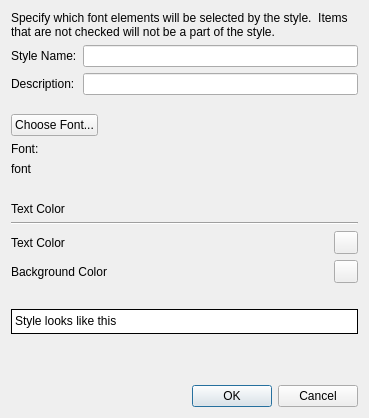
<?xml version="1.0" encoding="UTF-8"?>
<ui version="4.0">
 <class>CStyleDlg</class>
 <widget class="QDialog" name="CStyleDlg">
  <property name="geometry">
   <rect>
    <x>0</x>
    <y>0</y>
    <width>369</width>
    <height>418</height>
   </rect>
  </property>
  <property name="windowTitle">
   <string>Style Editor</string>
  </property>
  <layout class="QVBoxLayout" name="verticalLayout">
   <item>
    <widget class="QLabel" name="label_2">
     <property name="text">
      <string>Specify which font elements will be selected by the style.  Items that are not checked will not be a part of the style.</string>
     </property>
     <property name="wordWrap">
      <bool>true</bool>
     </property>
    </widget>
   </item>
   <item>
    <layout class="QFormLayout" name="formLayout">
     <item row="0" column="0">
      <widget class="QLabel" name="label_4">
       <property name="text">
        <string>Style Name:</string>
       </property>
      </widget>
     </item>
     <item row="0" column="1">
      <widget class="QLineEdit" name="styleNameEdit"/>
     </item>
     <item row="1" column="0">
      <widget class="QLabel" name="label_5">
       <property name="text">
        <string>Description:</string>
       </property>
      </widget>
     </item>
     <item row="1" column="1">
      <widget class="QLineEdit" name="descriptionEdit"/>
     </item>
    </layout>
   </item>
   <item>
    <spacer name="verticalSpacer_3">
     <property name="orientation">
      <enum>Qt::Orientation::Vertical</enum>
     </property>
     <property name="sizeType">
      <enum>QSizePolicy::Policy::Fixed</enum>
     </property>
     <property name="sizeHint" stdset="0">
      <size>
       <width>20</width>
       <height>13</height>
      </size>
     </property>
    </spacer>
   </item>
   <item>
    <layout class="QHBoxLayout" name="horizontalLayout">
     <item>
      <widget class="QPushButton" name="fontButton">
       <property name="text">
        <string>Choose Font...</string>
       </property>
      </widget>
     </item>
     <item>
      <spacer name="horizontalSpacer">
       <property name="orientation">
        <enum>Qt::Orientation::Horizontal</enum>
       </property>
       <property name="sizeHint" stdset="0">
        <size>
         <width>40</width>
         <height>20</height>
        </size>
       </property>
      </spacer>
     </item>
    </layout>
   </item>
   <item>
    <widget class="QLabel" name="label">
     <property name="text">
      <string>Font:</string>
     </property>
    </widget>
   </item>
   <item>
    <widget class="QLabel" name="fontLabel">
     <property name="text">
      <string>font</string>
     </property>
    </widget>
   </item>
   <item>
    <spacer name="verticalSpacer_2">
     <property name="orientation">
      <enum>Qt::Orientation::Vertical</enum>
     </property>
     <property name="sizeType">
      <enum>QSizePolicy::Policy::Fixed</enum>
     </property>
     <property name="sizeHint" stdset="0">
      <size>
       <width>20</width>
       <height>20</height>
      </size>
     </property>
    </spacer>
   </item>
   <item>
    <widget class="QLabel" name="label_3">
     <property name="text">
      <string>Text Color</string>
     </property>
    </widget>
   </item>
   <item>
    <widget class="Line" name="line">
     <property name="orientation">
      <enum>Qt::Orientation::Horizontal</enum>
     </property>
    </widget>
   </item>
   <item>
    <layout class="QGridLayout" name="gridLayout">
     <item row="0" column="0">
      <widget class="QLabel" name="label_6">
       <property name="text">
        <string>Text Color</string>
       </property>
      </widget>
     </item>
     <item row="0" column="1">
      <widget class="CColorButton" name="fgColorToolButton">
       <property name="enabled">
        <bool>true</bool>
       </property>
       <property name="text">
        <string/>
       </property>
       <property name="icon">
        <iconset>
         <normaloff>:/NoteBook/Resources/Text Foreground.png</normaloff>:/NoteBook/Resources/Text Foreground.png</iconset>
       </property>
      </widget>
     </item>
     <item row="1" column="0">
      <widget class="QLabel" name="label_7">
       <property name="text">
        <string>Background Color</string>
       </property>
      </widget>
     </item>
     <item row="1" column="1">
      <widget class="CColorButton" name="bgColorToolButton">
       <property name="enabled">
        <bool>true</bool>
       </property>
       <property name="text">
        <string/>
       </property>
       <property name="icon">
        <iconset>
         <normaloff>:/NoteBook/Resources/Text Background.png</normaloff>:/NoteBook/Resources/Text Background.png</iconset>
       </property>
      </widget>
     </item>
    </layout>
   </item>
   <item>
    <spacer name="verticalSpacer">
     <property name="orientation">
      <enum>Qt::Orientation::Vertical</enum>
     </property>
     <property name="sizeType">
      <enum>QSizePolicy::Policy::Fixed</enum>
     </property>
     <property name="sizeHint" stdset="0">
      <size>
       <width>20</width>
       <height>20</height>
      </size>
     </property>
    </spacer>
   </item>
   <item>
    <widget class="QLabel" name="sampleLabel">
     <property name="minimumSize">
      <size>
       <width>0</width>
       <height>25</height>
      </size>
     </property>
     <property name="styleSheet">
      <string notr="true">background-color: white;</string>
     </property>
     <property name="frameShape">
      <enum>QFrame::Shape::Box</enum>
     </property>
     <property name="text">
      <string>Style looks like this</string>
     </property>
     <property name="textFormat">
      <enum>Qt::TextFormat::RichText</enum>
     </property>
    </widget>
   </item>
   <item>
    <spacer name="verticalSpacer_4">
     <property name="orientation">
      <enum>Qt::Orientation::Vertical</enum>
     </property>
     <property name="sizeHint" stdset="0">
      <size>
       <width>20</width>
       <height>40</height>
      </size>
     </property>
    </spacer>
   </item>
   <item>
    <widget class="QDialogButtonBox" name="buttonBox">
     <property name="standardButtons">
      <set>QDialogButtonBox::StandardButton::Cancel|QDialogButtonBox::StandardButton::Ok</set>
     </property>
    </widget>
   </item>
  </layout>
 </widget>
 <layoutdefault spacing="6" margin="11"/>
 <customwidgets>
  <customwidget>
   <class>CColorButton</class>
   <extends>QToolButton</extends>
   <header>ColorButton.h</header>
  </customwidget>
 </customwidgets>
 <resources>
  <include location="postnote.qrc"/>
 </resources>
 <connections>
  <connection>
   <sender>buttonBox</sender>
   <signal>rejected()</signal>
   <receiver>CStyleDlg</receiver>
   <slot>reject()</slot>
   <hints>
    <hint type="sourcelabel">
     <x>169</x>
     <y>396</y>
    </hint>
    <hint type="destinationlabel">
     <x>169</x>
     <y>208</y>
    </hint>
   </hints>
  </connection>
  <connection>
   <sender>buttonBox</sender>
   <signal>accepted()</signal>
   <receiver>CStyleDlg</receiver>
   <slot>accept()</slot>
   <hints>
    <hint type="sourcelabel">
     <x>169</x>
     <y>396</y>
    </hint>
    <hint type="destinationlabel">
     <x>169</x>
     <y>208</y>
    </hint>
   </hints>
  </connection>
 </connections>
</ui>
